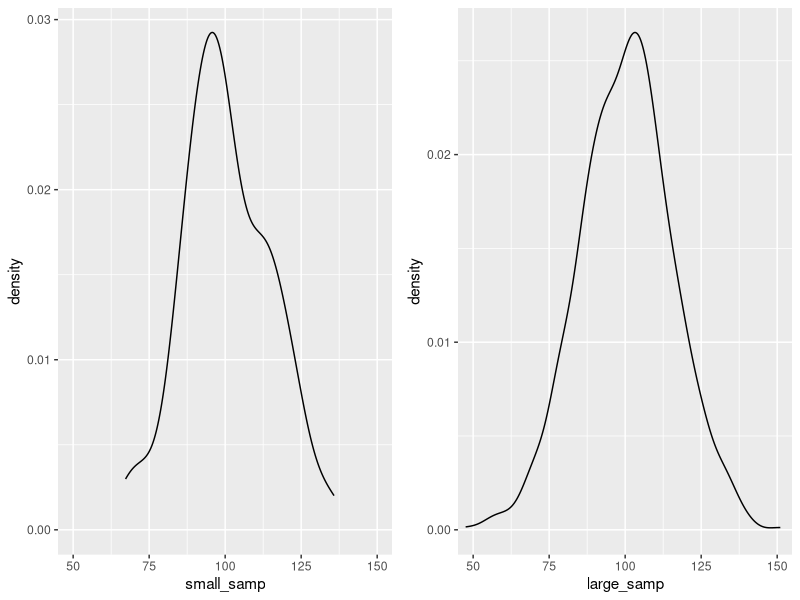
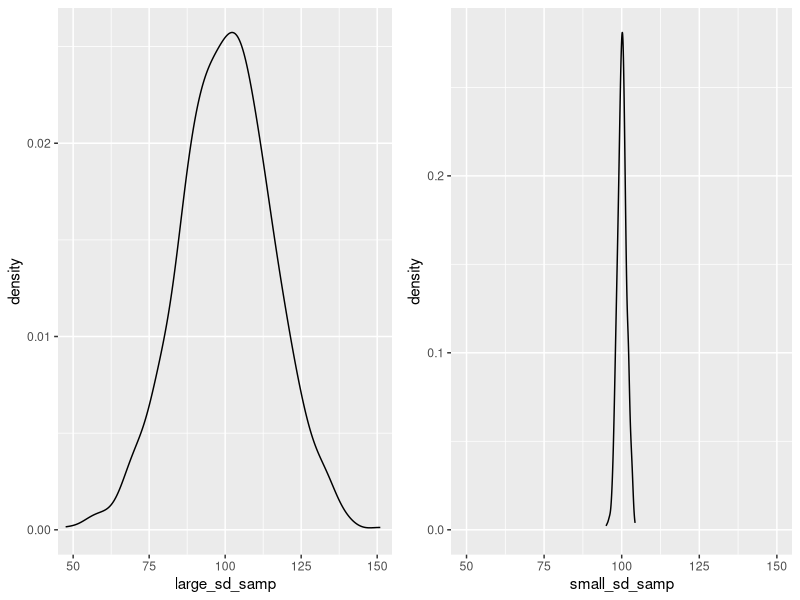
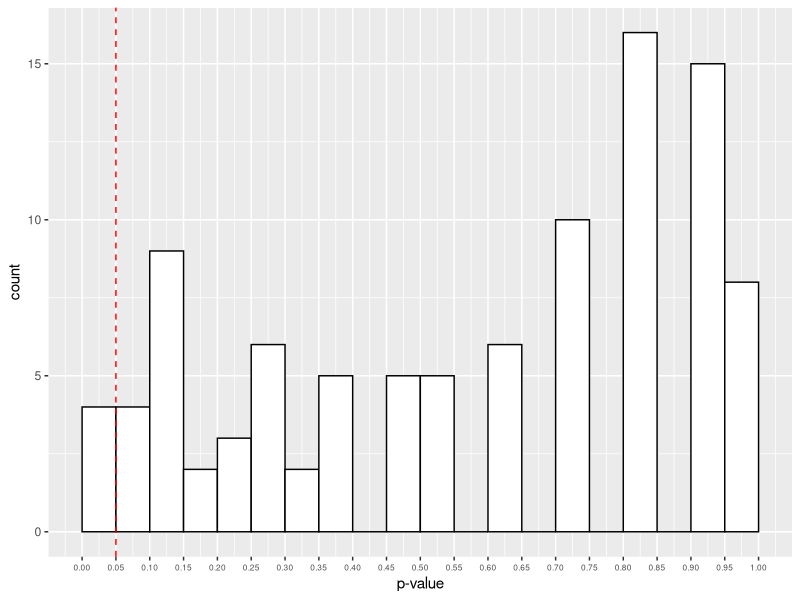
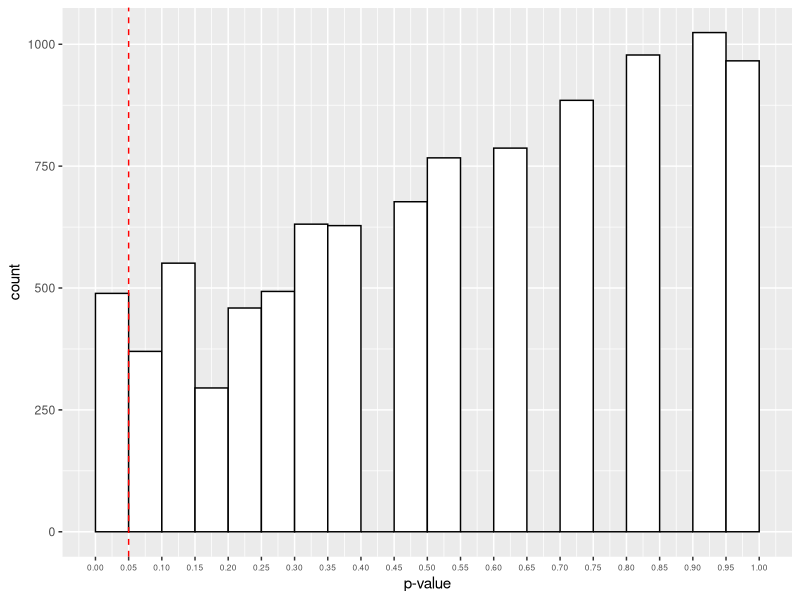
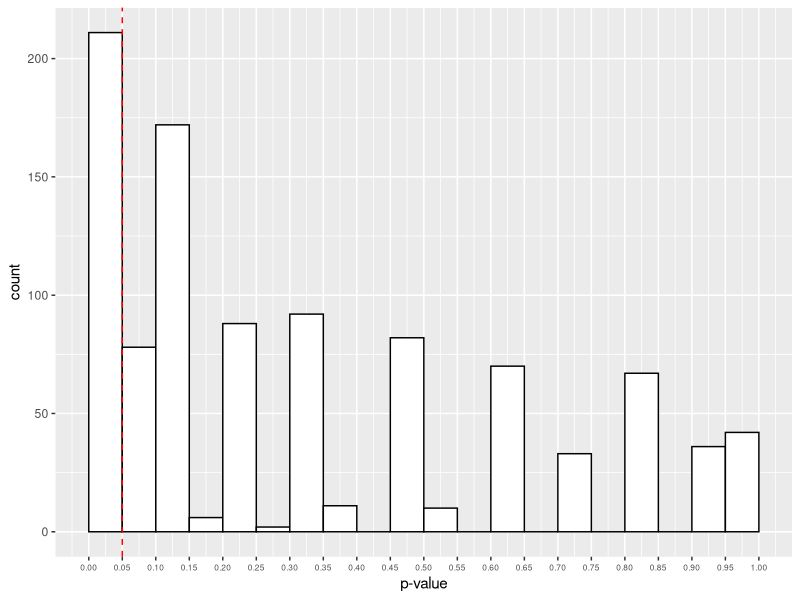
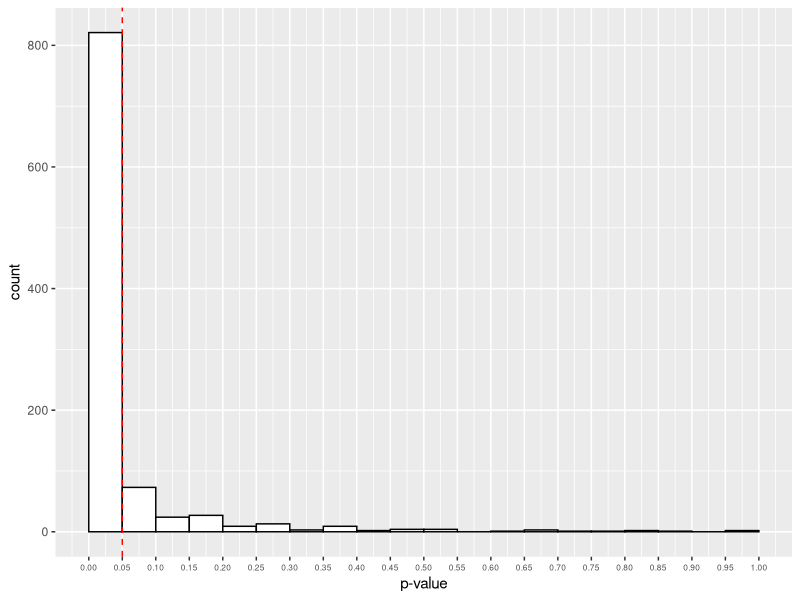

Recreate these plots in R, in order.
## ---- chunk 1
knitr::opts_chunk$set(echo = TRUE)
knitr::opts_chunk$set(fig.width = 5, fig.height = 3) 
## ---- chunk 2
library(tidyverse)
library(cowplot)
## ---- chunk 3
runif(n = 5, min = 1, max = 10)
## ---- chunk 4
runif(n = 10, min = 1, max = 10)
## ---- chunk 5
runif(n = 10, min = 0, max = 1)
## ---- chunk 6
runif(n = 10, min = 0, max = 1) %>% mean()
runif(n = 100, min = 0, max = 1) %>% mean()
runif(n = 1000, min = 0, max = 1) %>% mean()
## ---- chunk 7
rnorm(n = 10, mean = 100, sd = 15)
## ---- chunk 8
set.seed(5)
small_samp <- rnorm(n = 100, mean = 100, sd = 15)
large_samp <- rnorm(n = 1000, mean = 100, sd = 15)
## ---- chunk 9
theme_set(theme_gray())
plot_grid(ggplot() + geom_density(aes(small_samp)) + coord_cartesian(x = c(50, 150)), 
          ggplot() + geom_density(aes(large_samp)) + coord_cartesian(x = c(50, 150)), 
          align = "h" # align axes
          ) 
## ---- chunk 10
set.seed(5)
large_sd_samp <- rnorm(n = 1000, mean = 100, sd = 15)
small_sd_samp <- rnorm(n = 1000, mean = 100, sd = 1.5)
## ---- chunk 11
theme_set(theme_gray())
plot_grid(ggplot() + geom_density(aes(large_sd_samp)) + coord_cartesian(x = c(50, 150)), 
          ggplot() + geom_density(aes(small_sd_samp)) + coord_cartesian(x = c(50, 150)), 
          align = "h" # align axes
          ) 
## ---- chunk 12
set.seed(1000)
rbinom(n = 10, size = 1, prob = 0.5)
## ---- chunk 13
set.seed(1000)
rbinom(n = 10, size = 20, prob = 0.5)
## ---- chunk 14
set.seed(1000)
rbinom(n = 10, size = 20, prob = 0.5) / 20
## ---- chunk 15
# define number of trials
n_trials <- 20

set.seed(1000)
rbinom(n = 10, size = n_trials, prob = 0.5) / n_trials
## ---- chunk 16
set.seed(1000)
sample(x = 10, size = 10, replace = TRUE)
## ---- chunk 17
set.seed(1000)
sample(x = 10, size = 10, replace = FALSE)
## ---- chunk 18
set.seed(1000)
names <- c("Glenn", "Nik", "Vera", "Neil")
sample(x = names, size = 2, replace = TRUE)
## ---- chunk 19
set.seed(1000)
names <- c("Glenn", "Nik", "Vera", "Neil")
sample(x = names, size = 10, replace = TRUE, prob = c(0.7, 0.1, 0.1, 0.1))
## ---- chunk 20
# sample the true values of the cards
set.seed(13)
psychic_outcome <- rbinom(n = 1, size = 10, prob = 0.2)

# see the true values
psychic_outcome
## ---- chunk 21
binom.test(x = psychic_outcome, n = 10, p = 0.2)
## ---- chunk 22
binom.test(x = psychic_outcome * 10, n = 10 * 10, p = 0.2)
## ---- chunk 23
# define function name and parameters to vary
simulate_psychic_test <- function(n_trials, prob_success) {
  
  # sample binomial data (successs or not) for varying trials and probabilities 
  psychic_outcome <- rbinom(n = 1, size = n_trials, prob = prob_success)
  
  # run a binomial test on the sampled data against your proability
  test <- binom.test(x = psychic_outcome, n = n_trials, p = prob_success)
  
  # retrieve the p-value, this is what is returned in our function
  test$p.value
}
## ---- chunk 24
simulate_psychic_test(n_trials = 100, prob_success = 0.2)
## ---- chunk 25
simulations <- replicate(n = 100, 
                         simulate_psychic_test(n_trials = 100, 
                                               prob_success = 0.2
                                               )
                         )
## ---- chunk 26
ggplot() + 
  geom_histogram(mapping = aes(simulations),
                 binwidth = 0.05,
                 boundary = 0,
                 fill = "white",
                 colour = "black") +
  scale_x_continuous(limits = c(0, 1), 
                     breaks = seq(from = 0, to = 1, by = 0.05)
                     ) +
  geom_vline(xintercept = 0.05, linetype = 2, colour = "red") +
  labs(x = "p-value") +
  theme(axis.text.x = element_text(size=6))
## ---- chunk 27
simulations <- replicate(n = 10000, 
                         simulate_psychic_test(n_trials = 100, 
                                               prob_success = 0.2
                                               )
                         )
## ---- chunk 28
ggplot() + 
  geom_histogram(aes(simulations),
                 binwidth = 0.05,
                 boundary = 0,
                 fill = "white",
                 colour = "black") +
  scale_x_continuous(limits = c(0, 1), 
                     breaks = seq(from = 0, to = 1, by = 0.05)
                     ) +
  geom_vline(xintercept = 0.05, linetype = 2, colour = "red") +
  labs(x = "p-value") +
  theme(axis.text.x = element_text(size=6))
## ---- chunk 29
# define function name and parameters to vary
simulate_psychic_test <- function(n_trials, prob_success, psychic_success) {
  
  # sample binomial data (successs or not) for varying trials and probabilities 
  psychic_outcome <- rbinom(n = 1, size = n_trials, prob = psychic_success)
  
  # run a binomial test on the sampled data against your proability
  test <- binom.test(x = psychic_outcome, n = n_trials, p = prob_success)
  
  # retrieve the p-value, this is what is returned in our function
  test$p.value
}
## ---- chunk 30
true_effect_simulations <- replicate(n = 1000, 
                         simulate_psychic_test(n_trials = 100, 
                                               prob_success = 0.2,
                                               psychic_success = 0.25
                                               )
                         )
## ---- chunk 31
ggplot() + 
  geom_histogram(aes(true_effect_simulations),
                 binwidth = 0.05,
                 boundary = 0,
                 fill = "white",
                 colour = "black") +
  scale_x_continuous(limits = c(0, 1), 
                     breaks = seq(from = 0, to = 1, by = 0.05)
                     ) +
  geom_vline(xintercept = 0.05, linetype = 2, colour = "red") +
  labs(x = "p-value") +
  theme(axis.text.x = element_text(size=6))
## ---- chunk 32
true_effect_simulations <- replicate(n = 1000, 
                         simulate_psychic_test(n_trials = 600, 
                                               prob_success = 0.2,
                                               psychic_success = 0.25
                                               )
                         )
## ---- chunk 33
ggplot() + 
  geom_histogram(aes(true_effect_simulations),
                 binwidth = 0.05,
                 boundary = 0,
                 fill = "white",
                 colour = "black") +
  scale_x_continuous(limits = c(0, 1), 
                     breaks = seq(from = 0, to = 1, by = 0.05)
                     ) +
  geom_vline(xintercept = 0.05, linetype = 2, colour = "red") +
  labs(x = "p-value") +
  theme(axis.text.x = element_text(size=6))
## ---- chunk 34
mean(true_effect_simulations < 0.05)
## ---- chunk 35
calculate_IQ_power <- function(n, sample_mean, sample_sd, pop_mean, pop_sd) {
  sample_data <- rnorm(n = n, mean = sample_mean, sd = sample_sd)
  test <- t.test(sample_data, mu = pop_mean, sd = pop_sd)
  test$p.value
}
## ---- chunk 36
p_vals <- replicate(1000, calculate_IQ_power(60, 105, 15, 100, 15))
mean(p_vals < 0.05)
## ---- chunk 37
p_vals <- replicate(1000, calculate_IQ_power(75, 105, 15, 100, 15))
mean(p_vals < 0.05)
## ---- chunk 38
p_vals <- replicate(1000, calculate_IQ_power(20, 105, 7.5, 100, 15))
mean(p_vals < 0.05)
## ---- chunk 39
p_vals <- replicate(1000, calculate_IQ_power(70, 102.5, 7.5, 100, 15))
mean(p_vals < 0.05)
## ---- chunk 40
# how many subjects?
n <- 60

# create your design
design <- expand.grid(A = c(-.5, .5), B = c(-.5, .5))

# create table of data
data <- tibble(subject = 1: n,
               A = rep(design$A, n/4),
               B = rep(design$B, n/4)
               )
## ---- chunk 41
data # look at the data
## ---- chunk 42
# set up coefficients
alpha = 400
beta1 = 30
beta2 = -50
beta3 = -40
err <- rnorm(n, 0, sd = 40)

# create data from the linear model
data$y <- alpha + (beta1*data$A) + (beta2*data$B) + (beta3*data$A*data$B) + err
## ---- chunk 43
data
## ---- chunk 44
fit <- lm(y ~ A * B, data = data)
summary(fit)
## ---- chunk 45
tidy_table <- broom::tidy(fit)
tidy_table
## ---- chunk 46
simulate_model_fit <- function(data, model_fit) {
  # simulate data and add to tibble
  new_data <- mutate(data, sim_y = simulate(fit)$sim_1)
  
  # refit model
  refit_model <- lm(sim_y ~ A * B, data = new_data)
  
  # extract p-value for interaction
  broom::tidy(refit_model)$p.value[4]
}
## ---- chunk 47
complex_power <- replicate(1000, simulate_model_fit(data, fit))
mean(complex_power < .05)
## ---- chunk 48
power.anova.test(groups = 4, n = 20, between.var = 1, within.var = 3)
## ---- chunk 49
power.anova.test(groups = 4, between.var = 1, within.var = 3, power = .80)
